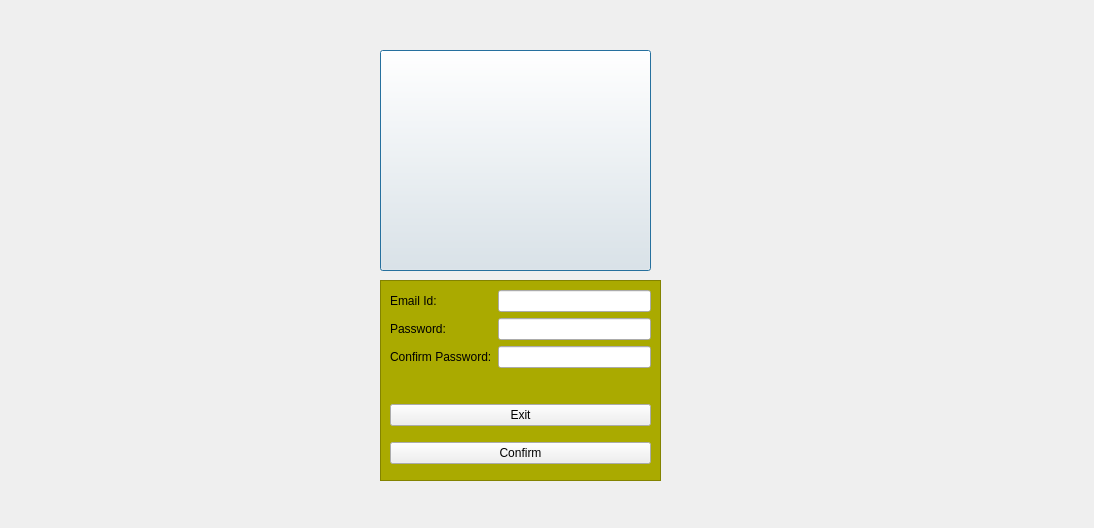
<?xml version="1.0" encoding="UTF-8"?>
<ui version="4.0">
 <class>Dialog</class>
 <widget class="QDialog" name="Dialog">
  <property name="geometry">
   <rect>
    <x>0</x>
    <y>0</y>
    <width>1094</width>
    <height>528</height>
   </rect>
  </property>
  <property name="windowTitle">
   <string>Dialog</string>
  </property>
  <widget class="QPushButton" name="pushButton">
   <property name="geometry">
    <rect>
     <x>380</x>
     <y>50</y>
     <width>271</width>
     <height>221</height>
    </rect>
   </property>
   <property name="styleSheet">
    <string notr="true">QPushButton
{
background-image:url(&quot;C:/Users/Welcome/Desktop/212218205017 loginform/SimpleLoginForm/images/signup.png&quot;);
}</string>
   </property>
   <property name="text">
    <string/>
   </property>
  </widget>
  <widget class="QFrame" name="frame">
   <property name="geometry">
    <rect>
     <x>380</x>
     <y>280</y>
     <width>281</width>
     <height>201</height>
    </rect>
   </property>
   <property name="styleSheet">
    <string notr="true">QFrame
{
background:#aaaa00;
}</string>
   </property>
   <property name="frameShape">
    <enum>QFrame::StyledPanel</enum>
   </property>
   <property name="frameShadow">
    <enum>QFrame::Raised</enum>
   </property>
   <widget class="QWidget" name="layoutWidget">
    <property name="geometry">
     <rect>
      <x>10</x>
      <y>10</y>
      <width>261</width>
      <height>101</height>
     </rect>
    </property>
    <layout class="QFormLayout" name="formLayout">
     <item row="0" column="0">
      <widget class="QLabel" name="label">
       <property name="text">
        <string>Email Id:</string>
       </property>
      </widget>
     </item>
     <item row="0" column="1">
      <widget class="QLineEdit" name="lineEdit"/>
     </item>
     <item row="1" column="0">
      <widget class="QLabel" name="label_2">
       <property name="text">
        <string>Password:</string>
       </property>
      </widget>
     </item>
     <item row="1" column="1">
      <widget class="QLineEdit" name="lineEdit_2"/>
     </item>
     <item row="2" column="0">
      <widget class="QLabel" name="label_3">
       <property name="text">
        <string>Confirm Password:</string>
       </property>
      </widget>
     </item>
     <item row="2" column="1">
      <widget class="QLineEdit" name="lineEdit_3"/>
     </item>
    </layout>
   </widget>
   <widget class="QWidget" name="layoutWidget_2">
    <property name="geometry">
     <rect>
      <x>10</x>
      <y>114</y>
      <width>261</width>
      <height>81</height>
     </rect>
    </property>
    <layout class="QVBoxLayout" name="verticalLayout">
     <item>
      <widget class="QPushButton" name="exit">
       <property name="text">
        <string>Exit</string>
       </property>
      </widget>
     </item>
     <item>
      <widget class="QPushButton" name="confirm">
       <property name="text">
        <string>Confirm</string>
       </property>
      </widget>
     </item>
    </layout>
   </widget>
  </widget>
 </widget>
 <resources/>
 <connections/>
</ui>
